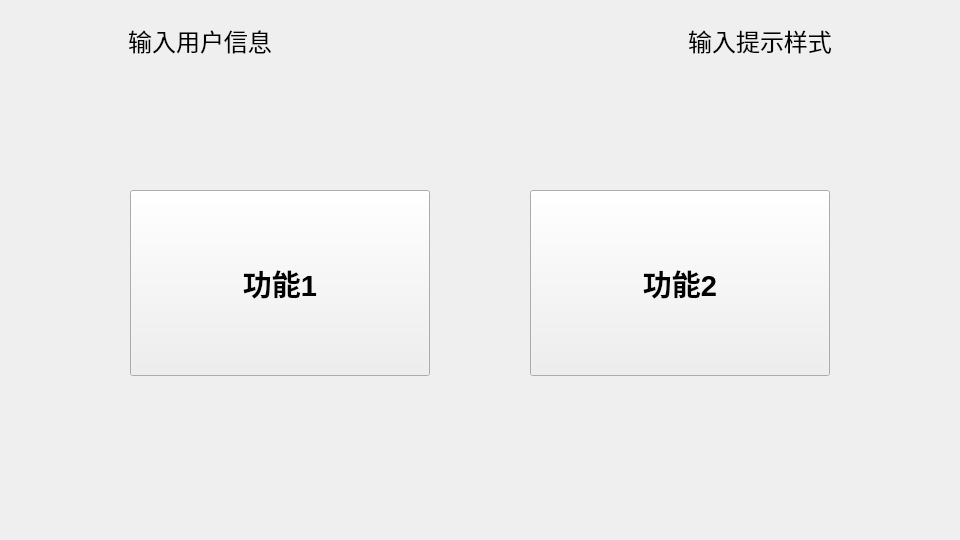
<?xml version="1.0" encoding="UTF-8"?>
<ui version="4.0">
 <class>UserTodoForm</class>
 <widget class="QWidget" name="UserTodoForm">
  <property name="geometry">
   <rect>
    <x>0</x>
    <y>0</y>
    <width>960</width>
    <height>540</height>
   </rect>
  </property>
  <property name="sizePolicy">
   <sizepolicy hsizetype="Fixed" vsizetype="Fixed">
    <horstretch>0</horstretch>
    <verstretch>0</verstretch>
   </sizepolicy>
  </property>
  <property name="windowTitle">
   <string>Form</string>
  </property>
  <widget class="QLabel" name="hint">
   <property name="geometry">
    <rect>
     <x>560</x>
     <y>0</y>
     <width>400</width>
     <height>80</height>
    </rect>
   </property>
   <property name="font">
    <font>
     <family>Arial</family>
     <pointsize>18</pointsize>
     <weight>50</weight>
     <bold>false</bold>
    </font>
   </property>
   <property name="text">
    <string>输入提示样式</string>
   </property>
   <property name="alignment">
    <set>Qt::AlignCenter</set>
   </property>
  </widget>
  <widget class="QLabel" name="uinfo">
   <property name="geometry">
    <rect>
     <x>0</x>
     <y>0</y>
     <width>400</width>
     <height>80</height>
    </rect>
   </property>
   <property name="font">
    <font>
     <family>Arial</family>
     <pointsize>18</pointsize>
     <weight>50</weight>
     <bold>false</bold>
    </font>
   </property>
   <property name="text">
    <string>输入用户信息</string>
   </property>
   <property name="alignment">
    <set>Qt::AlignCenter</set>
   </property>
  </widget>
  <widget class="QToolButton" name="btn1">
   <property name="geometry">
    <rect>
     <x>130</x>
     <y>190</y>
     <width>300</width>
     <height>186</height>
    </rect>
   </property>
   <property name="minimumSize">
    <size>
     <width>0</width>
     <height>0</height>
    </size>
   </property>
   <property name="maximumSize">
    <size>
     <width>10000</width>
     <height>10000</height>
    </size>
   </property>
   <property name="font">
    <font>
     <family>Arial</family>
     <pointsize>22</pointsize>
     <weight>75</weight>
     <bold>true</bold>
    </font>
   </property>
   <property name="text">
    <string>功能1</string>
   </property>
   <property name="iconSize">
    <size>
     <width>100</width>
     <height>100</height>
    </size>
   </property>
  </widget>
  <widget class="QToolButton" name="btn2">
   <property name="geometry">
    <rect>
     <x>530</x>
     <y>190</y>
     <width>300</width>
     <height>186</height>
    </rect>
   </property>
   <property name="minimumSize">
    <size>
     <width>0</width>
     <height>0</height>
    </size>
   </property>
   <property name="maximumSize">
    <size>
     <width>10000</width>
     <height>10000</height>
    </size>
   </property>
   <property name="font">
    <font>
     <family>Arial</family>
     <pointsize>22</pointsize>
     <weight>75</weight>
     <bold>true</bold>
    </font>
   </property>
   <property name="text">
    <string>功能2</string>
   </property>
   <property name="iconSize">
    <size>
     <width>100</width>
     <height>100</height>
    </size>
   </property>
  </widget>
 </widget>
 <resources/>
 <connections/>
</ui>
